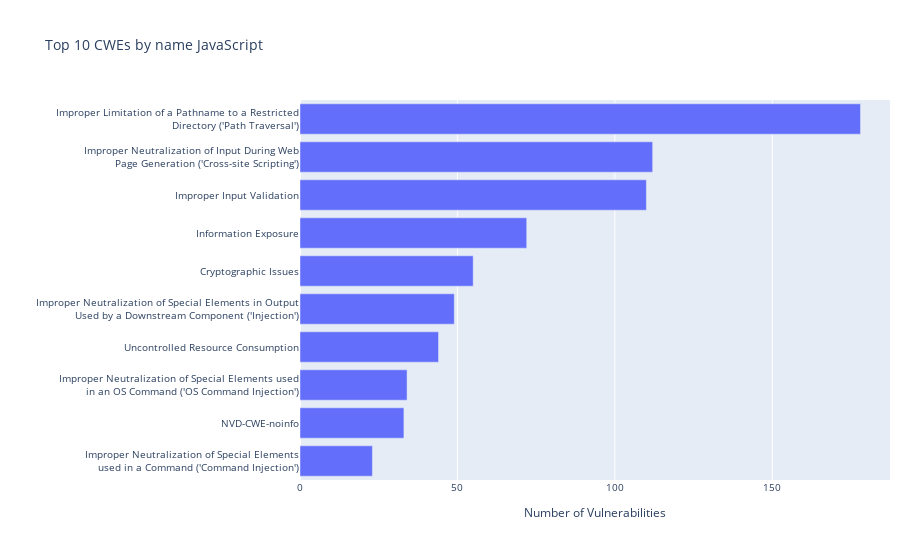

This figure's notebook cell:
### Markdown cell above
## 3.2.Top 10 CWEs by name JavaScript

### Code cell
top10_cwe['Name']=top10_cwe['cwe'].map(util.get_name_by_cwe).map(util.wrap)

x = top10_cwe.groupby('Name')['c'].mean().sort_values().head(10)

fig = go.Figure()
fig.add_bar(x=x.values, y=x.index.values, orientation='h')

fig.update_layout(title='Top 10 CWEs by name JavaScript',
                  xaxis = dict(title='Number of Vulnerabilities'),
                  margin = dict(l = 300, r=10),
                  font=dict(size=10))

### Figure 1 — Plotly figure (JSON) as saved in the notebook; plotly's stock layout.template omitted (floating-point values rounded to 4 significant figures)
{"data": [{"orientation": "h", "type": "bar", "x": [23, 33, 34, 44, 49, 55, 72, 110, 112, 178], "y": ["Improper Neutralization of Special Elements<br>used in a Command ('Command Injection')", "NVD-CWE-noinfo", "Improper Neutralization of Special Elements used<br>in an OS Command ('OS Command Injection')", "Uncontrolled Resource Consumption", "Improper Neutralization of Special Elements in Output<br>Used by a Downstream Component ('Injection')", "Cryptographic Issues", "Information Exposure", "Improper Input Validation", "Improper Neutralization of Input During Web<br>Page Generation ('Cross-site Scripting')", "Improper Limitation of a Pathname to a Restricted<br>Directory ('Path Traversal')"]}], "layout": {"autosize": true, "font": {"size": 10}, "margin": {"l": 300, "r": 10}, "title": {"text": "Top 10 CWEs by name JavaScript"}, "xaxis": {"autorange": true, "range": [0, 187.4], "title": {"text": "Number of Vulnerabilities"}, "type": "linear"}, "yaxis": {"autorange": true, "range": [-0.5, 9.5], "type": "category"}}}
